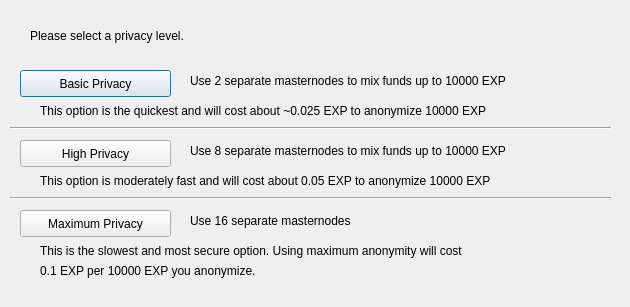
<?xml version="1.0" encoding="UTF-8"?>
<ui version="4.0">
 <class>ObfuscationConfig</class>
 <widget class="QDialog" name="ObfuscationConfig">
  <property name="geometry">
   <rect>
    <x>0</x>
    <y>0</y>
    <width>630</width>
    <height>307</height>
   </rect>
  </property>
  <property name="windowTitle">
   <string>Configure Obfuscation</string>
  </property>
  <widget class="QPushButton" name="buttonBasic">
   <property name="geometry">
    <rect>
     <x>20</x>
     <y>70</y>
     <width>151</width>
     <height>27</height>
    </rect>
   </property>
   <property name="text">
    <string>Basic Privacy</string>
   </property>
  </widget>
  <widget class="QPushButton" name="buttonHigh">
   <property name="geometry">
    <rect>
     <x>20</x>
     <y>140</y>
     <width>151</width>
     <height>27</height>
    </rect>
   </property>
   <property name="text">
    <string>High Privacy</string>
   </property>
  </widget>
  <widget class="QPushButton" name="buttonMax">
   <property name="geometry">
    <rect>
     <x>20</x>
     <y>210</y>
     <width>151</width>
     <height>27</height>
    </rect>
   </property>
   <property name="text">
    <string>Maximum Privacy</string>
   </property>
  </widget>
  <widget class="QLabel" name="label">
   <property name="geometry">
    <rect>
     <x>30</x>
     <y>20</y>
     <width>571</width>
     <height>31</height>
    </rect>
   </property>
   <property name="text">
    <string>Please select a privacy level.</string>
   </property>
  </widget>
  <widget class="QLabel" name="label_2">
   <property name="geometry">
    <rect>
     <x>190</x>
     <y>70</y>
     <width>421</width>
     <height>21</height>
    </rect>
   </property>
   <property name="text">
    <string>Use 2 separate masternodes to mix funds up to 10000 EXP</string>
   </property>
  </widget>
  <widget class="QLabel" name="label_3">
   <property name="geometry">
    <rect>
     <x>190</x>
     <y>140</y>
     <width>411</width>
     <height>21</height>
    </rect>
   </property>
   <property name="text">
    <string>Use 8 separate masternodes to mix funds up to 10000 EXP</string>
   </property>
  </widget>
  <widget class="QLabel" name="label_4">
   <property name="geometry">
    <rect>
     <x>190</x>
     <y>210</y>
     <width>421</width>
     <height>21</height>
    </rect>
   </property>
   <property name="text">
    <string>Use 16 separate masternodes</string>
   </property>
  </widget>
  <widget class="QLabel" name="label_6">
   <property name="geometry">
    <rect>
     <x>40</x>
     <y>100</y>
     <width>561</width>
     <height>21</height>
    </rect>
   </property>
   <property name="text">
    <string>This option is the quickest and will cost about ~0.025 EXP to anonymize 10000 EXP</string>
   </property>
  </widget>
  <widget class="QLabel" name="label_7">
   <property name="geometry">
    <rect>
     <x>40</x>
     <y>170</y>
     <width>561</width>
     <height>21</height>
    </rect>
   </property>
   <property name="text">
    <string>This option is moderately fast and will cost about 0.05 EXP to anonymize 10000 EXP</string>
   </property>
  </widget>
  <widget class="QLabel" name="label_8">
   <property name="geometry">
    <rect>
     <x>40</x>
     <y>240</y>
     <width>561</width>
     <height>21</height>
    </rect>
   </property>
   <property name="text">
    <string>This is the slowest and most secure option. Using maximum anonymity will cost</string>
   </property>
  </widget>
  <widget class="QLabel" name="label_9">
   <property name="geometry">
    <rect>
     <x>40</x>
     <y>260</y>
     <width>561</width>
     <height>21</height>
    </rect>
   </property>
   <property name="text">
    <string>0.1 EXP per 10000 EXP you anonymize.</string>
   </property>
  </widget>
  <widget class="Line" name="line">
   <property name="geometry">
    <rect>
     <x>10</x>
     <y>120</y>
     <width>601</width>
     <height>16</height>
    </rect>
   </property>
   <property name="orientation">
    <enum>Qt::Horizontal</enum>
   </property>
  </widget>
  <widget class="Line" name="line_2">
   <property name="geometry">
    <rect>
     <x>10</x>
     <y>190</y>
     <width>601</width>
     <height>16</height>
    </rect>
   </property>
   <property name="orientation">
    <enum>Qt::Horizontal</enum>
   </property>
  </widget>
 </widget>
 <resources/>
 <connections/>
</ui>
